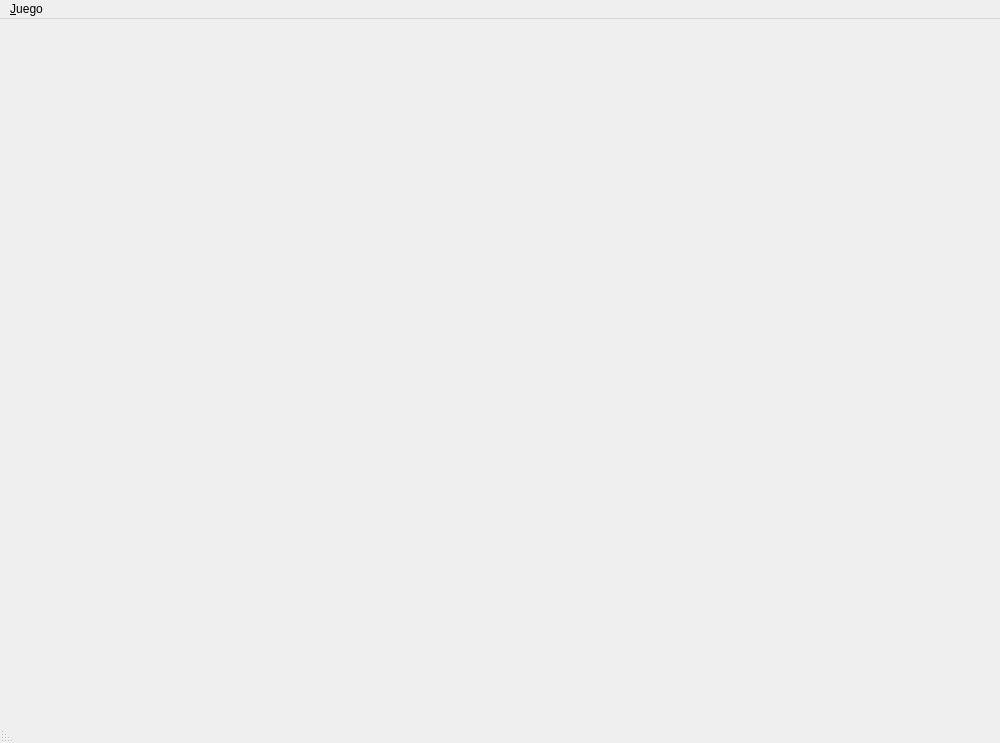
<?xml version="1.0" encoding="UTF-8"?>
<ui version="4.0">
 <class>MainWindow</class>
 <widget class="QMainWindow" name="MainWindow">
  <property name="geometry">
   <rect>
    <x>0</x>
    <y>0</y>
    <width>1000</width>
    <height>743</height>
   </rect>
  </property>
  <property name="mouseTracking">
   <bool>true</bool>
  </property>
  <property name="windowTitle">
   <string>Test</string>
  </property>
  <widget class="QWidget" name="centralwidget">
   <property name="cursor">
    <cursorShape>ArrowCursor</cursorShape>
   </property>
   <property name="mouseTracking">
    <bool>true</bool>
   </property>
   <widget class="QLabel" name="centralLabel">
    <property name="geometry">
     <rect>
      <x>0</x>
      <y>0</y>
      <width>1000</width>
      <height>700</height>
     </rect>
    </property>
    <property name="sizePolicy">
     <sizepolicy hsizetype="Preferred" vsizetype="Preferred">
      <horstretch>0</horstretch>
      <verstretch>0</verstretch>
     </sizepolicy>
    </property>
    <property name="cursor">
     <cursorShape>CrossCursor</cursorShape>
    </property>
    <property name="mouseTracking">
     <bool>true</bool>
    </property>
    <property name="autoFillBackground">
     <bool>false</bool>
    </property>
    <property name="text">
     <string/>
    </property>
    <property name="scaledContents">
     <bool>true</bool>
    </property>
   </widget>
   <widget class="QLabel" name="healthLabel">
    <property name="geometry">
     <rect>
      <x>600</x>
      <y>30</y>
      <width>250</width>
      <height>30</height>
     </rect>
    </property>
    <property name="mouseTracking">
     <bool>true</bool>
    </property>
    <property name="statusTip">
     <string>HP:</string>
    </property>
    <property name="text">
     <string/>
    </property>
    <property name="scaledContents">
     <bool>true</bool>
    </property>
   </widget>
   <widget class="QLabel" name="muniLabel">
    <property name="geometry">
     <rect>
      <x>600</x>
      <y>70</y>
      <width>250</width>
      <height>15</height>
     </rect>
    </property>
    <property name="text">
     <string/>
    </property>
    <property name="scaledContents">
     <bool>true</bool>
    </property>
   </widget>
  </widget>
  <widget class="QMenuBar" name="menubar">
   <property name="geometry">
    <rect>
     <x>0</x>
     <y>0</y>
     <width>1000</width>
     <height>26</height>
    </rect>
   </property>
   <widget class="QMenu" name="menu_Juego">
    <property name="title">
     <string>&amp;Juego</string>
    </property>
    <addaction name="action_Nuevo_Juego"/>
    <addaction name="actionSalir"/>
   </widget>
   <addaction name="menu_Juego"/>
  </widget>
  <widget class="QStatusBar" name="statusbar">
   <property name="layoutDirection">
    <enum>Qt::RightToLeft</enum>
   </property>
  </widget>
  <action name="actionSalir">
   <property name="checkable">
    <bool>false</bool>
   </property>
   <property name="text">
    <string>Salir</string>
   </property>
   <property name="iconText">
    <string>Salir</string>
   </property>
   <property name="statusTip">
    <string>Terminar la aplicación</string>
   </property>
   <property name="shortcut">
    <string>Ctrl+W</string>
   </property>
  </action>
  <action name="action_Nuevo_Juego">
   <property name="text">
    <string>&amp;Nuevo Juego</string>
   </property>
   <property name="iconText">
    <string>Nuevo Juego</string>
   </property>
   <property name="statusTip">
    <string>Comenzar</string>
   </property>
   <property name="shortcut">
    <string>Ctrl+N</string>
   </property>
  </action>
 </widget>
 <resources/>
 <connections/>
</ui>
